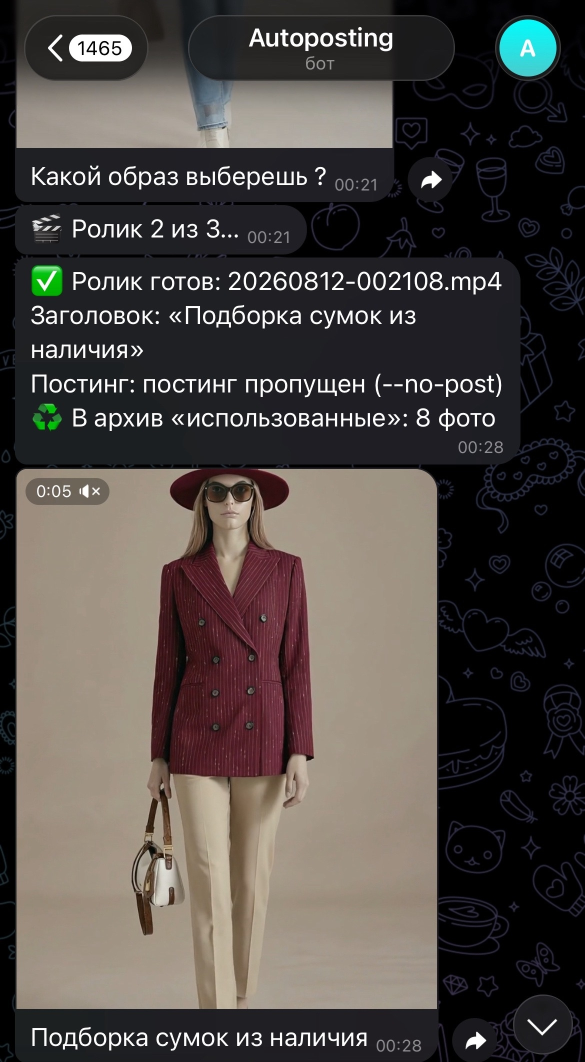
#> input picture assets/case-study/case-study-photo.jpg.jpg, 1170 x 2124 px (shown at 1/2 size); its folder holds only this picture in this run
$ python -i images.py   (imports and definitions only)
#> lines starting #> are read from the running program, lines starting #| are printed output that depends on the picture
#> in cover_fingerprint, img is the input picture: PIL image 1170x2124 RGB; mean R, G, B 76.9, 71.3, 67.8
"""Обложки: несколько ИИ-фонов на пользователя (Higgsfield API) + текст, который рисуем сами.

Дёшево: на клиента ИИ рисует только 4 фона (Recraft V4.1, ≈ $0.035 за фон), а уникальной
каждую обложку делает бесплатная обработка (фрагмент, поворот, оттенок, декор, зерно) и
свой заголовок. Отпечаток каждой обложки сверяется со всеми остальными и с прошлыми
партиями — при сходстве обработка меняется. Текст на фон накладывает Pillow — без «кривых»
русских букв, которые нейросети рисуют плохо. Если ключа Higgsfield нет или генерация не удалась, обложки
получаются градиентными (как раньше), тоже бесплатно.
"""

from __future__ import annotations

import json
import random
import tempfile
import time
from concurrent.futures import ThreadPoolExecutor
import urllib.request
from pathlib import Path

from kwork_agent.cover import PALETTES, SIZE, draw_texts

from . import db
from .config import BOT_CONFIG

API = "https://api.higgsfield.ai"

# Промпты на английском: модели картинок понимают его лучше.
VARIANTS = [
    "objects related to the niche on the right side, calm dark empty space on the left",
    "close-up of one object related to the niche on the right, soft studio light",
    "abstract shapes and flowing lines in the niche colors, accent on the right",
    "top-down view of a specialist's desk for this niche, items on the right",
    "minimalism, one bright object on the right, lots of empty space on the left",
    "3D rendered elements related to the niche on the right",
]


# [43 lines left out: functions _hf, first_url, hf_generate, not called in this run]


def backgrounds_dir(uid: int) -> Path:
    return db.user_dir(uid) / "backgrounds"


def backgrounds(uid: int) -> list[Path]:
    d = backgrounds_dir(uid)
    return sorted(d.glob("bg*.jpg")) if d.exists() else []


# [5 lines left out: function background_prompt, not called in this run]


# --- Уникальность: «отпечаток» картинки -------------------------------------------------------
# Средний хэш 16×16: картинку уменьшаем до 16×16 в оттенках серого, каждый пиксель — бит
# «светлее/темнее среднего». У разных картинок отпечатки отличаются на ~половину битов,
# у почти одинаковых — на единицы. Ближе SIMILAR_BITS считаем повтором.
HASH_SIDE = 16
SIMILAR_BITS = 40  # из 256


def fingerprint(source) -> int:
    from PIL import Image

    img = source if isinstance(source, Image.Image) else Image.open(source)
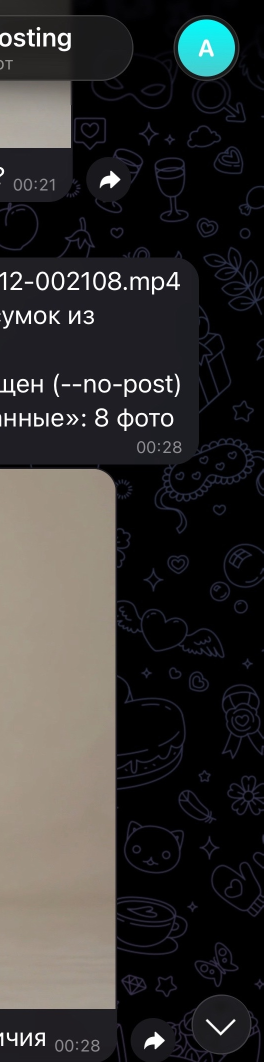
#> img: PIL image 527x2124 RGB (shown at 1/2 size); mean R, G, B 52, 50.6, 49.4
    pixels = list(img.convert("L").resize((HASH_SIDE, HASH_SIDE), Image.LANCZOS).tobytes())
#> pixels = 256 values, max 159 at index 128, min 0 at index 43, mean 51.43
    mean = sum(pixels) / len(pixels)
#> mean = 51.43
    return sum(1 << i for i, v in enumerate(pixels) if v > mean)


def too_similar(a: int, b: int) -> bool:
    return bin(a ^ b).count("1") <= SIMILAR_BITS


# Обложки сравниваем по видимой части фона — правым 45%: слева у всех одинаковая раскладка
# (тень и белый заголовок), она забивала бы разницу. Повтор — отличие меньше ~10% отпечатка.
# Проверено 25.10 на 4 настоящих фонах Recraft: 300 обложек, ни одной пары ближе 24 бит.
COVER_SIMILAR_BITS = 24


def cover_fingerprint(path: Path) -> int:
    from PIL import Image

    img = Image.open(path)
    return fingerprint(img.crop((int(img.width * 0.55), 0, img.width, img.height)))


def covers_similar(a: int, b: int) -> bool:
    return bin(a ^ b).count("1") <= COVER_SIMILAR_BITS


# [74 lines left out: functions make_backgrounds, _store, vary, not called in this run]


def _previous_fingerprints(uid: int) -> list[int]:
    """Отпечатки обложек прошлых партий клиента — новые не должны на них походить."""
    return [h["fp"] for h in db.load_history(uid) if h.get("fp") is not None]


MAX_TRIES = 15
# 2 — без строки «срок · цена»: модерация Kwork отклоняла обложку, если цена расходилась с ценой кворка.
# 3 — внизу 3 пункта «что получит покупатель» вместо пустого места.
COVER_VERSION = 3


def outdated_covers(listings: list[dict]) -> bool:
    return any(not l.get("own_photo") and l.get("cover_v") != COVER_VERSION for l in listings)


# [54 lines left out: functions unique_covers, new_look, _cover_on_background, not called in this run]


# Kwork не принимает обложку, если файл не больше 30 КБ (проверка size > 30720 в его коде),
# а у тёмных и простых обложек 660×440 JPEG легко выходит меньше — держим запас.
MIN_COVER_BYTES = 32 * 1024


# [15 lines left out: function save_cover_jpeg, not called in this run]


def _save_jpeg(img, out: Path) -> Path:
    return save_cover_jpeg(img, out)


# [29 lines left out: functions gradient_background, render_cover, not called in this run]

>>> result = cover_fingerprint('../assets/case-study/case-study-photo.jpg.jpg')
#> result = 224393001192327104887365760221307153389262187229052016473376141655785027599

$ run again, on assets/case-study/case-study-bot-menu-crop.png
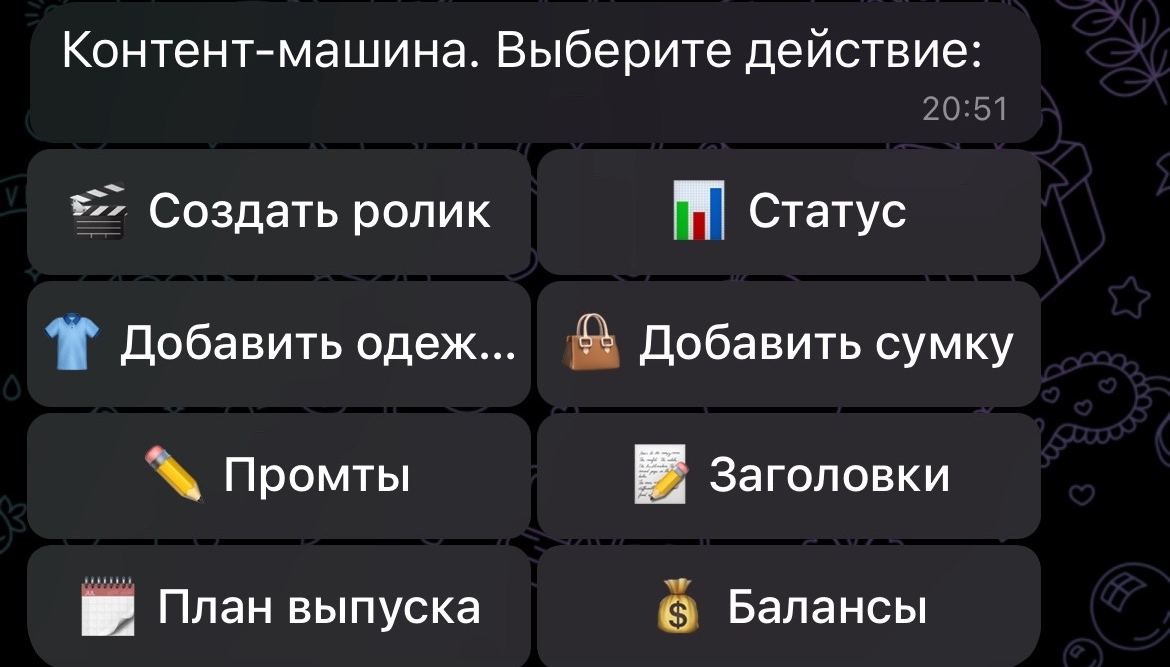
#> input picture assets/case-study/case-study-bot-menu-crop.png, 1170 x 667 px
#> in cover_fingerprint, img is the input picture: PIL image 1170x667 RGBA; mean R, G, B, A 46.9, 46.3, 49.7, 255
#> in fingerprint, `img = source if isinstance(source, Image.Image) else Image.open(source)`:
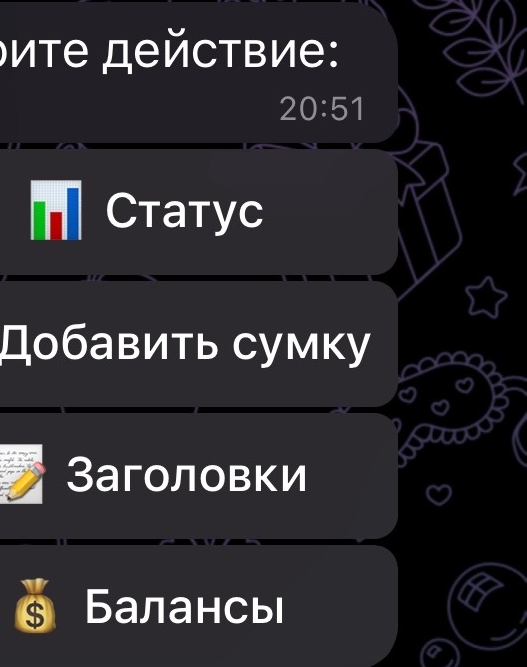
#> img: PIL image 527x667 RGBA; mean R, G, B, A 43.7, 42, 46.3, 255
#> pixels = 256 values, max 220 at index 176, min 0 at index 45, mean 43.31
#> mean = 43.31
#> result = 2712206841923728365778195271417763616948727300736436712414589371397944837111
